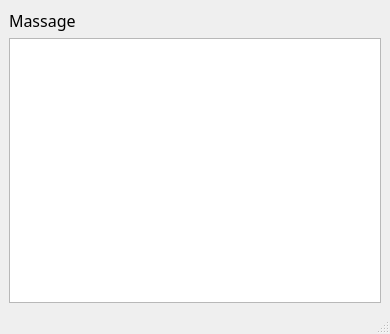
<?xml version="1.0" encoding="UTF-8"?>
<ui version="4.0">
 <class>Robot</class>
 <widget class="QMainWindow" name="Robot">
  <property name="geometry">
   <rect>
    <x>0</x>
    <y>0</y>
    <width>390</width>
    <height>334</height>
   </rect>
  </property>
  <property name="windowTitle">
   <string>Robot</string>
  </property>
  <widget class="QWidget" name="centralwidget">
   <layout class="QVBoxLayout" name="verticalLayout">
    <item>
     <widget class="QLabel" name="label">
      <property name="font">
       <font>
        <family>Mathcad UniMath</family>
        <pointsize>12</pointsize>
       </font>
      </property>
      <property name="text">
       <string>Massage</string>
      </property>
     </widget>
    </item>
    <item>
     <widget class="QTextEdit" name="textEdit"/>
    </item>
   </layout>
  </widget>
  <widget class="QMenuBar" name="menubar">
   <property name="geometry">
    <rect>
     <x>0</x>
     <y>0</y>
     <width>390</width>
     <height>21</height>
    </rect>
   </property>
  </widget>
  <widget class="QStatusBar" name="statusbar"/>
 </widget>
 <resources/>
 <connections/>
</ui>
